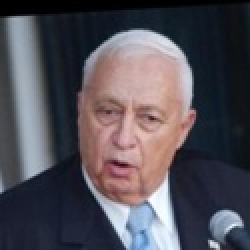
#> input picture data/preprocesadas/Ariel_Sharon/real_1.jpg, 125 x 125 px (shown 2 times larger); its folder holds only this picture in this run
$ python procesar_famosos.py
#> lines starting #> are read from the running program, lines starting #| are printed output that depends on the picture
import cv2
import os

# Configuración de las rutas de entrada (fotos originales) y salida (recortes)
base_dir = os.path.dirname(os.path.dirname(os.path.abspath(__file__)))
input_dir = os.path.join(base_dir, 'data', 'preprocesadas')
output_dir = os.path.join(base_dir, 'data', 'procesadas')

# Carga del clasificador preentrenado de OpenCV para detección frontal de rostros
face_cascade = cv2.CascadeClassifier(cv2.data.haarcascades + 'haarcascade_frontalface_default.xml')

def procesar_dataset_real():
    # Recorre cada carpeta de celebridad en el directorio de preprocesadas
    for famoso in os.listdir(input_dir):
        path_in = os.path.join(input_dir, famoso)
        path_out = os.path.join(output_dir, famoso)

        # Filtra solo directorios y crea la carpeta de destino si no existe
        if not os.path.isdir(path_in): continue
        os.makedirs(path_out, exist_ok=True)

        print(f"Procesando recortes de: {famoso}")
        contador = 0

        # Procesa cada imagen descargada individualmente
        for img_name in os.listdir(path_in):
            img = cv2.imread(os.path.join(path_in, img_name))
#> img is the input picture: shape (125, 125, 3); mean B, G, R 87.2, 79.2, 83
            if img is None: continue

            # Convierte a escala de grises para optimizar la detección del algoritmo
            grises = cv2.cvtColor(img, cv2.COLOR_BGR2GRAY)
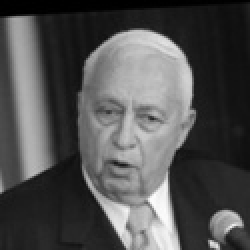
#> grises: shape (125, 125) (shown 2 times larger); min 0, max 252, mean 81.3

            # Detecta las coordenadas del rostro dentro de la imagen
            rostros = face_cascade.detectMultiScale(grises, 1.3, 5)
#> rostros = [[32, 31, 67, 67]]

            for (x, y, w, h) in rostros:
                # Recorta el área del rostro y redimensiona exactamente a 160x160 px
                rostro = cv2.resize(img[y:y+h, x:x+w], (160, 160))

                # Guarda el rostro procesado con un nombre seriado
                cv2.imwrite(os.path.join(path_out, f"rostro_{contador}.jpg"), rostro)
                contador += 1

                # Procesa solo el primer rostro detectado para evitar ruido en fotos grupales
                break
#> this loop made 1 pass
#> (x, y, w, h, contador) on pass 1: (32, 31, 67, 67, 1)
#> pass 1, in procesar_dataset_real, `rostro = cv2.resize(img[y:y+h, x:x+w], (160, 160))`:
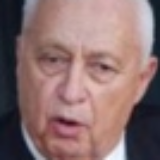
#> rostro: shape (160, 160, 3); mean B, G, R 110.7, 111.1, 139.1
#> after the loop, contador = 1
#> pass 2 of the loop in procesar_dataset_real, `for famoso in os.listdir(input_dir):`:
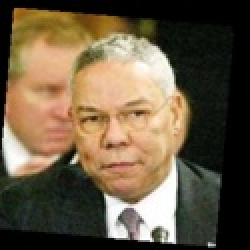
#> input picture data/preprocesadas/Colin_Powell/real_115.jpg, 125 x 125 px (shown 2 times larger)
#> in procesar_dataset_real, img is the input picture: shape (125, 125, 3); mean B, G, R 68, 90.3, 105.6
#> in procesar_dataset_real, `grises = cv2.cvtColor(img, cv2.COLOR_BGR2GRAY)`:
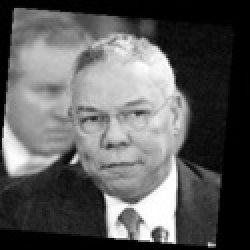
#> grises: shape (125, 125) (shown 2 times larger); min 0, max 255, mean 92.3
#> rostros = [[29, 35, 59, 59]]
#> the loop in procesar_dataset_real, `for (x, y, w, h) in rostros:` made 1 pass
#> (x, y, w, h, contador) on pass 1: (29, 35, 59, 59, 1)
#> pass 1, in procesar_dataset_real, `rostro = cv2.resize(img[y:y+h, x:x+w], (160, 160))`:
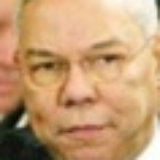
#> rostro: shape (160, 160, 3); mean B, G, R 114.7, 155.2, 195
#> after the loop in procesar_dataset_real, `for (x, y, w, h) in rostros:`: contador = 1

if __name__ == "__main__":
    procesar_dataset_real()
